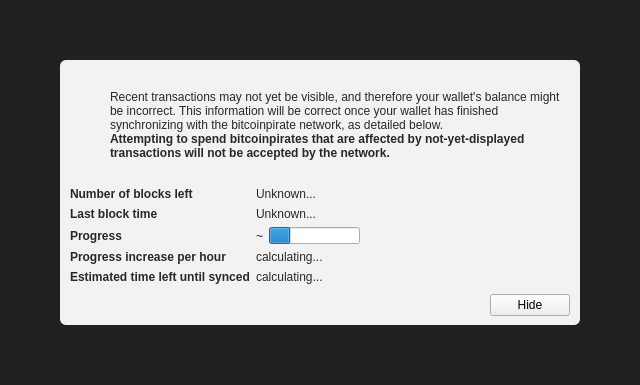
<?xml version="1.0" encoding="UTF-8"?>
<ui version="4.0">
 <class>ModalOverlay</class>
 <widget class="ModalOverlay" name="ModalOverlay">
  <property name="geometry">
   <rect>
    <x>0</x>
    <y>0</y>
    <width>640</width>
    <height>385</height>
   </rect>
  </property>
  <property name="windowTitle">
   <string>Form</string>
  </property>
  <layout class="QVBoxLayout" name="verticalLayout" stretch="0">
   <property name="sizeConstraint">
    <enum>QLayout::SetDefaultConstraint</enum>
   </property>
   <property name="leftMargin">
    <number>0</number>
   </property>
   <property name="topMargin">
    <number>0</number>
   </property>
   <property name="rightMargin">
    <number>0</number>
   </property>
   <property name="bottomMargin">
    <number>0</number>
   </property>
   <item>
    <widget class="QWidget" name="bgWidget" native="true">
     <property name="styleSheet">
      <string notr="true">#bgWidget { background: rgba(0,0,0,220); }</string>
     </property>
     <layout class="QVBoxLayout" name="verticalLayoutMain" stretch="1">
      <property name="leftMargin">
       <number>60</number>
      </property>
      <property name="topMargin">
       <number>60</number>
      </property>
      <property name="rightMargin">
       <number>60</number>
      </property>
      <property name="bottomMargin">
       <number>60</number>
      </property>
      <item>
       <widget class="QWidget" name="contentWidget" native="true">
        <property name="styleSheet">
         <string notr="true">#contentWidget { background: rgba(255,255,255,240); border-radius: 6px; }

QLabel { color: rgb(40,40,40);  }</string>
        </property>
        <layout class="QVBoxLayout" name="verticalLayoutSub" stretch="1,0,0,0">
         <property name="spacing">
          <number>0</number>
         </property>
         <property name="leftMargin">
          <number>10</number>
         </property>
         <property name="topMargin">
          <number>10</number>
         </property>
         <property name="rightMargin">
          <number>10</number>
         </property>
         <property name="bottomMargin">
          <number>10</number>
         </property>
         <item>
          <layout class="QHBoxLayout" name="horizontalLayoutIconText" stretch="0,1">
           <property name="topMargin">
            <number>20</number>
           </property>
           <item>
            <layout class="QVBoxLayout" name="verticalLayoutIcon">
             <property name="leftMargin">
              <number>0</number>
             </property>
             <item>
              <widget class="QPushButton" name="warningIcon">
               <property name="enabled">
                <bool>false</bool>
               </property>
               <property name="text">
                <string/>
               </property>
               <property name="icon">
                <iconset>
                 <normaloff>:/icons/warning</normaloff>
                 <disabledoff>:/icons/warning</disabledoff>:/icons/warning</iconset>
               </property>
               <property name="iconSize">
                <size>
                 <width>48</width>
                 <height>48</height>
                </size>
               </property>
               <property name="flat">
                <bool>true</bool>
               </property>
              </widget>
             </item>
             <item>
              <spacer name="verticalSpacerWarningIcon">
               <property name="orientation">
                <enum>Qt::Vertical</enum>
               </property>
               <property name="sizeHint" stdset="0">
                <size>
                 <width>20</width>
                 <height>40</height>
                </size>
               </property>
              </spacer>
             </item>
            </layout>
           </item>
           <item>
            <layout class="QVBoxLayout" name="verticalLayoutInfoText">
             <property name="leftMargin">
              <number>0</number>
             </property>
             <property name="topMargin">
              <number>0</number>
             </property>
             <item>
              <widget class="QLabel" name="infoText">
               <property name="text">
                <string>Recent transactions may not yet be visible, and therefore your wallet's balance might be incorrect. This information will be correct once your wallet has finished synchronizing with the bitcoinpirate network, as detailed below.</string>
               </property>
               <property name="textFormat">
                <enum>Qt::RichText</enum>
               </property>
               <property name="wordWrap">
                <bool>true</bool>
               </property>
              </widget>
             </item>
             <item>
              <widget class="QLabel" name="infoTextStrong">
               <property name="font">
                <font>
                 <weight>75</weight>
                 <bold>true</bold>
                </font>
               </property>
               <property name="text">
                <string>Attempting to spend bitcoinpirates that are affected by not-yet-displayed transactions will not be accepted by the network.</string>
               </property>
               <property name="textFormat">
                <enum>Qt::RichText</enum>
               </property>
               <property name="wordWrap">
                <bool>true</bool>
               </property>
              </widget>
             </item>
             <item>
              <spacer name="verticalSpacerInTextSpace">
               <property name="orientation">
                <enum>Qt::Vertical</enum>
               </property>
               <property name="sizeHint" stdset="0">
                <size>
                 <width>20</width>
                 <height>40</height>
                </size>
               </property>
              </spacer>
             </item>
            </layout>
           </item>
          </layout>
         </item>
         <item>
          <spacer name="verticalSpacerAfterText">
           <property name="orientation">
            <enum>Qt::Vertical</enum>
           </property>
           <property name="sizeHint" stdset="0">
            <size>
             <width>20</width>
             <height>40</height>
            </size>
           </property>
          </spacer>
         </item>
         <item>
          <layout class="QFormLayout" name="formLayout">
           <property name="fieldGrowthPolicy">
            <enum>QFormLayout::FieldsStayAtSizeHint</enum>
           </property>
           <property name="horizontalSpacing">
            <number>6</number>
           </property>
           <property name="verticalSpacing">
            <number>6</number>
           </property>
           <property name="topMargin">
            <number>10</number>
           </property>
           <item row="0" column="0">
            <widget class="QLabel" name="labelNumberOfBlocksLeft">
             <property name="font">
              <font>
               <weight>75</weight>
               <bold>true</bold>
              </font>
             </property>
             <property name="text">
              <string>Number of blocks left</string>
             </property>
            </widget>
           </item>
           <item row="0" column="1">
            <widget class="QLabel" name="numberOfBlocksLeft">
             <property name="text">
              <string>Unknown...</string>
             </property>
            </widget>
           </item>
           <item row="1" column="0">
            <widget class="QLabel" name="labelLastBlockTime">
             <property name="font">
              <font>
               <weight>75</weight>
               <bold>true</bold>
              </font>
             </property>
             <property name="text">
              <string>Last block time</string>
             </property>
            </widget>
           </item>
           <item row="1" column="1">
            <widget class="QLabel" name="newestBlockDate">
             <property name="sizePolicy">
              <sizepolicy hsizetype="Maximum" vsizetype="Preferred">
               <horstretch>0</horstretch>
               <verstretch>0</verstretch>
              </sizepolicy>
             </property>
             <property name="text">
              <string>Unknown...</string>
             </property>
            </widget>
           </item>
           <item row="2" column="0">
            <widget class="QLabel" name="labelSyncDone">
             <property name="font">
              <font>
               <weight>75</weight>
               <bold>true</bold>
              </font>
             </property>
             <property name="text">
              <string>Progress</string>
             </property>
            </widget>
           </item>
           <item row="2" column="1">
            <layout class="QHBoxLayout" name="horizontalLayoutSync" stretch="0,1">
             <item>
              <widget class="QLabel" name="percentageProgress">
               <property name="text">
                <string notr="true">~</string>
               </property>
              </widget>
             </item>
             <item>
              <widget class="QProgressBar" name="progressBar">
               <property name="value">
                <number>24</number>
               </property>
               <property name="format">
                <string/>
               </property>
              </widget>
             </item>
            </layout>
           </item>
           <item row="4" column="0">
            <widget class="QLabel" name="labelProgressIncrease">
             <property name="font">
              <font>
               <weight>75</weight>
               <bold>true</bold>
              </font>
             </property>
             <property name="text">
              <string>Progress increase per hour</string>
             </property>
            </widget>
           </item>
           <item row="4" column="1">
            <widget class="QLabel" name="progressIncreasePerH">
             <property name="text">
              <string>calculating...</string>
             </property>
            </widget>
           </item>
           <item row="5" column="0">
            <widget class="QLabel" name="labelEstimatedTimeLeft">
             <property name="font">
              <font>
               <weight>75</weight>
               <bold>true</bold>
              </font>
             </property>
             <property name="text">
              <string>Estimated time left until synced</string>
             </property>
            </widget>
           </item>
           <item row="5" column="1">
            <widget class="QLabel" name="expectedTimeLeft">
             <property name="text">
              <string>calculating...</string>
             </property>
            </widget>
           </item>
          </layout>
         </item>
         <item>
          <layout class="QHBoxLayout" name="horizontalLayoutButtons">
           <property name="leftMargin">
            <number>10</number>
           </property>
           <property name="topMargin">
            <number>10</number>
           </property>
           <item>
            <spacer name="horizontalSpacer">
             <property name="orientation">
              <enum>Qt::Horizontal</enum>
             </property>
             <property name="sizeHint" stdset="0">
              <size>
               <width>40</width>
               <height>20</height>
              </size>
             </property>
            </spacer>
           </item>
           <item>
            <widget class="QPushButton" name="closeButton">
             <property name="text">
              <string>Hide</string>
             </property>
            </widget>
           </item>
          </layout>
         </item>
        </layout>
       </widget>
      </item>
     </layout>
    </widget>
   </item>
  </layout>
 </widget>
 <customwidgets>
  <customwidget>
   <class>ModalOverlay</class>
   <extends>QWidget</extends>
   <header>qt/modaloverlay.h</header>
   <container>1</container>
  </customwidget>
 </customwidgets>
 <resources/>
 <connections/>
</ui>
